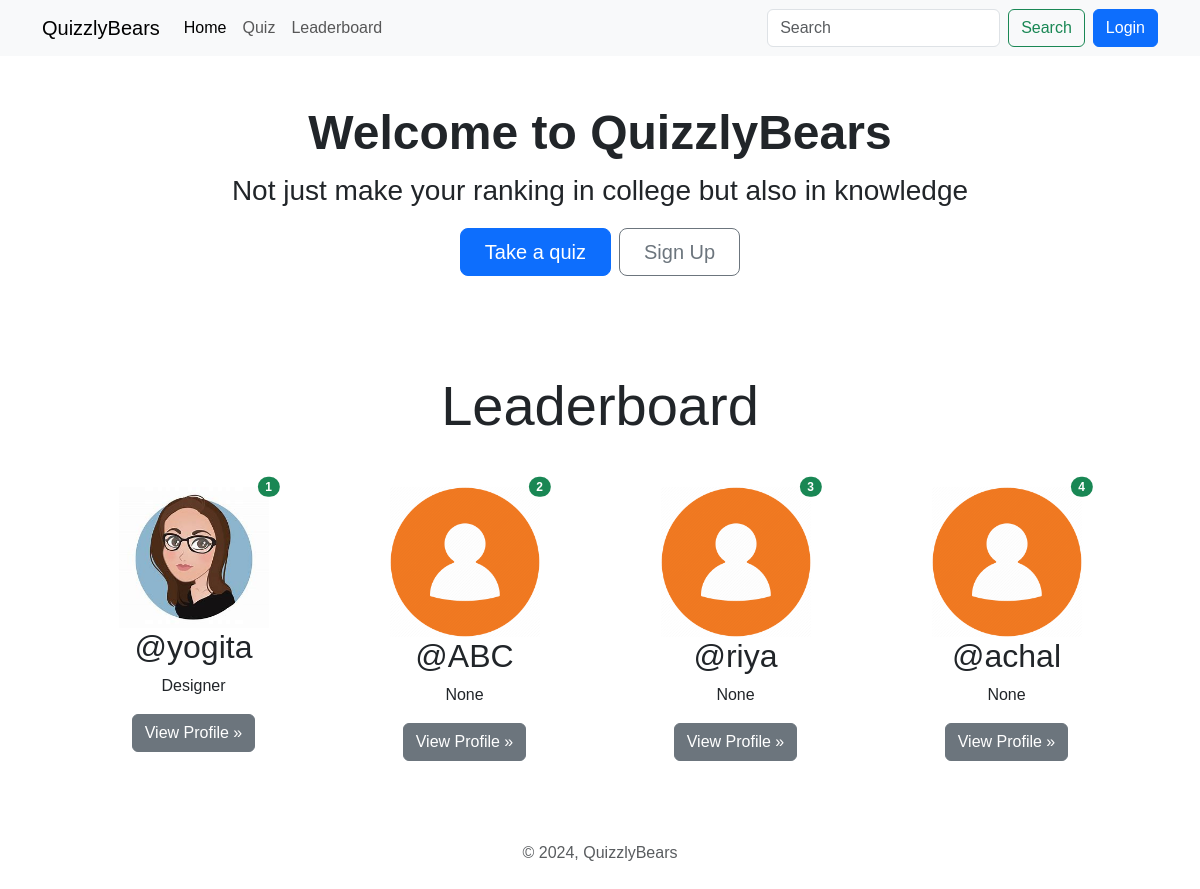
The page / on the database its author committed.
### quiz/models.py (models this page shows, shortened)
class UserRank(models.Model):
    user=models.OneToOneField(User,on_delete=models.CASCADE)
    rank=models.IntegerField(null=True,blank=True)
    total_score=models.IntegerField(null=True,blank=True)

### account/models.py (models this page shows, shortened)
class Profile(models.Model):
    user=models.OneToOneField(User,on_delete=models.CASCADE,null=True,verbose_name='User Object')
    bio=models.TextField(blank=True,null=True)
    profile_img=models.ImageField(upload_to='profile_images',default='user.png',blank=True,null=True,verbose_name='Profile Pic')
    location=models.CharField(max_length=100,blank=True,null=True)
    GENDER=(
        ('Male','Male'),
        ('Female','Female'),
        ('Other','Other'),
    )
    gender=models.CharField(max_length=6,choices=GENDER,blank=True,null=True)

### base/views.py (the view)
# urls.py: 2. Add a URL to urlpatterns:  path('', views.home, name='home')
def home(request):
    leaderboard_users=UserRank.objects.order_by('rank')[:4]
    if request.user.is_authenticated:
        user_object=User.objects.get(username=request.user)
        user_profile=Profile.objects.get(user=user_object)
        context={"user_profile":user_profile,"leaderboard_users":leaderboard_users}
    else:
        context={"leaderboard_users":leaderboard_users}
    return render(request,'welcome.html',context)

### templates/welcome.html
{% extends "index.html" %}
{% load static %}
{% block content %}
<div class="container text-center my-5">
    <h1 class="display-5 fw-bold my-2">Welcome to QuizzlyBears</h1>
    <p class="fs-3">Not just make your ranking in college but also in knowledge</p>
    <div class="d-inline-flex gap-2 mb-5">
        <a href="{% url 'all_quiz' %}" class="d-inline-flex align-items-center btn btn-primary btn-lg px-4">
            Take a quiz
        </a>
        {% if not request.user.is_authenticated %}
        <a href="{% url 'register' %}" class="btn btn-outline-secondary btn-lg px-4" type="button">
            Sign Up
        </a>
        {% endif %}
    </div>
</div>
<div class="container text-center">
    <h1 class="display-4 text-center my-5">Leaderboard</h1>
    <div class="row row-cols-sm-1 row-cols-md-2 row-cols-lg-3 row-cols-xl-4 mx-3">
        {% if leaderboard_users|length == 0 %}
        <div class="col-lg-4 position-relative mb-4">
            <h4 class="text-center text-danger">No User Available on Leaderboard</h4>
        </div>
        {% else %}
        {% for rank in leaderboard_users %}
        <div class="col-lg-4 position-relative mb-4">
            <img src="{{rank.user.profile.profile_img.url}}" class="img-fluid" width="150" height="150" alt="user-profile">
            <span class="position-absolute top-0 start-90 translate-middle badge rounded-pill bg-success">{{forloop.counter}}</span>
            <h2 class="fw-normal">@{{rank.user.username}}</h2>
            <p>{{rank.user.profile.bio|truncatewords:5}}</p>
            <p><a class="btn btn-secondary" href="{% url 'profile' rank.user.username %}">View Profile »</a></p>
        </div>
        {% endfor %}
        {% endif %}
    </div>
{% endblock content %}

### static/css/style.css (style rules this page uses)
* { font-family:Arial, Helvetica, sans-serif; }

### rows shown on the page
UserRank: user.profile.profile_img (picture), user.username "yogita", user.profile.bio "Designer"
UserRank: user.profile.profile_img (placeholder picture), user.username "ABC", user.profile.bio "None"
UserRank: user.profile.profile_img (placeholder picture), user.username "riya", user.profile.bio "None"
UserRank: user.profile.profile_img (placeholder picture), user.username "achal", user.profile.bio "None"
